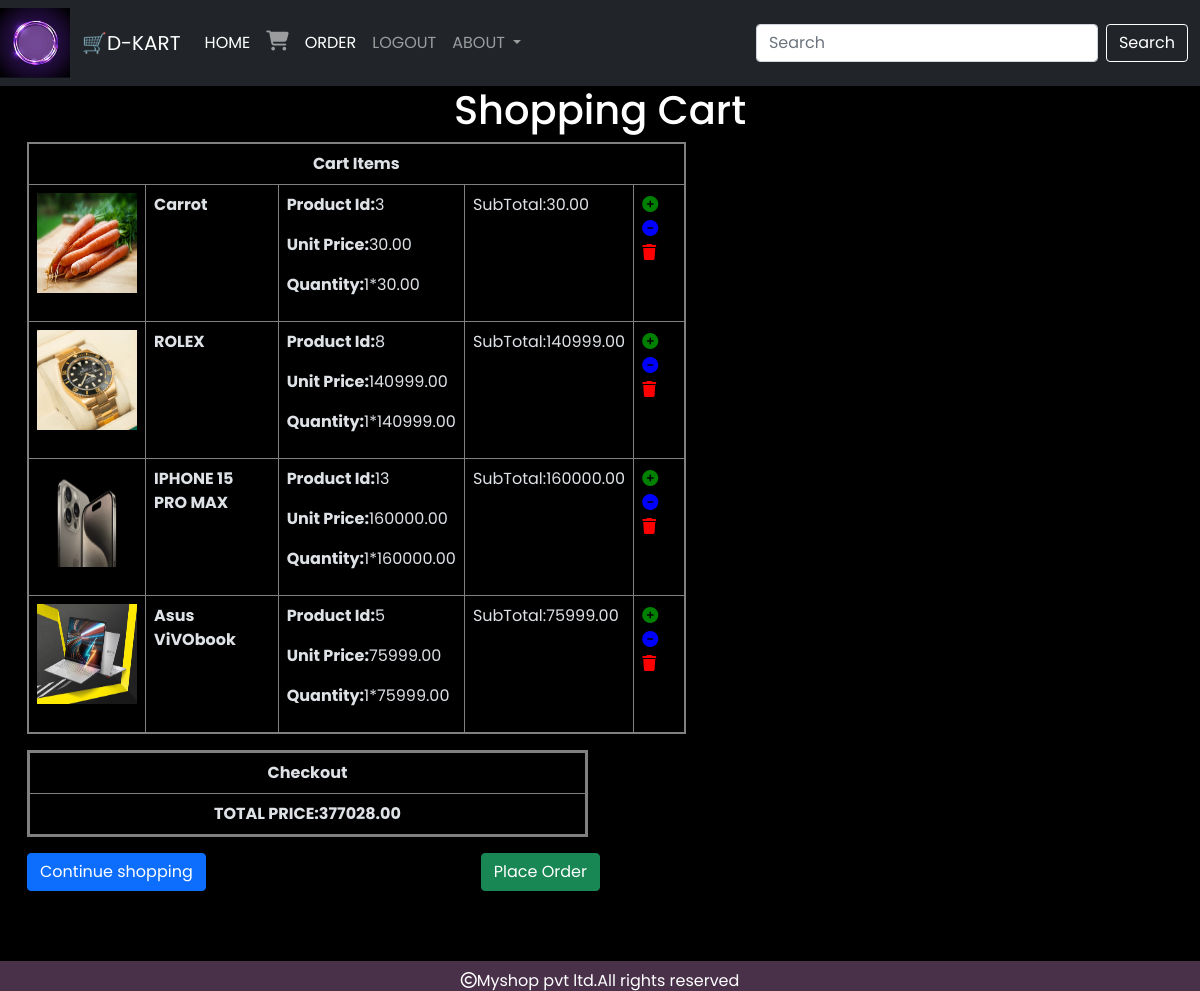
The app's page /cart/cartview/ (signed in) with its own data.
### cart/models.py (models this page shows, shortened)
class Cart(models.Model):
    user=models.ForeignKey(User,on_delete=models.CASCADE)
    products= models.ForeignKey(Product,on_delete=models.CASCADE)
    quantity=models.IntegerField(default=1)
    date_added=models.DateField(auto_now_add=True)
    active=models.BooleanField(default=True)
    def subtotal(self):
        return self.quantity * self.products.price

### shop/models.py (models this page shows)
class Product(models.Model):
    name = models.CharField(max_length=200, unique=True)
    slug = models.SlugField(max_length=250, unique=True)
    description = models.TextField(blank=True)
    price=models.DecimalField(max_digits=10,decimal_places=2)
    category=models.ForeignKey(Category,on_delete=models.CASCADE)
    image=models.ImageField(upload_to='image/product',null=True,blank=True)
    stock=models.IntegerField()
    available=models.BooleanField(default=True)
    created=models.DateTimeField(auto_now_add=True)
    updated=models.DateTimeField(auto_now=True)

### cart/views.py (the view)
# urls.py: path('cartview/', views.cartview, name='cartview'),
@login_required
def cartview(request):
    total=0
    user=request.user
    try:
        cart=Cart.objects.filter(user=user)
        for i in cart:
            total+=i.quantity*i.products.price
    except Cart.DoesNotExist:
        pass
    return render(request,'cart.html',{'cart':cart,'total':total})

### shop/context_processors.py (called while the page is built)
def menu_links(request):
    links=Category.objects.all()
    return {'links':links}

### template/cart.html
{% extends 'base.html' %}
{% load static %}
{% block content %}
<div class="container" style="margin-bottom:100px;">
    {% if not cart %}
    <div>
        <h1 class="text-center">Cart is empty</h1>
        <center><i class="fa-solid fa-cart-arrow-down fa-beat fa-xl"></i></center>
        <strong><a href="{% url 'shop:allprodcat' %}" class="btn btn-secondary">Continue Shopping</a></strong>
    </div>
    {% else %}
    <div class="row">
        <h1 class="text-center">Shopping Cart</h1>
        <div class="col-sm-7">
            <table class="table table-bordered" style="border:2px solid grey;">
                <tr>
                    <th colspan="6" class="text-center">Cart Items</th></tr>
                {% for i in cart %}
                <tr>
                    <td><img src="{{i.products.image.url}}" height="100" width="100"></td>
                    <td><strong>{{i.products.name}}</strong></td>
                    <td><p><strong>Product Id:</strong>{{i.products.id}}</p>
                        <p><strong>Unit Price:</strong>{{i.products.price}}</p>
                        <p><strong>Quantity:</strong>{{i.quantity}}*{{i.products.price}}</p></td>
                    <td>SubTotal:{{i.subtotal}}</td>
                    <td>
                        {% if i.quantity < i.products.stock %}
                        <a href="{% url 'cart:add_cart' i.products.id %}"><i style="color:green" class="fa-solid fa-circle-plus"></i></a>
                        <a href="{% url 'cart:cart_remove' i.products.id %}"><i style="color:blue" class="fa-solid fa-circle-minus"></i></a>
                        <a href="{% url 'cart:delete_cart' i.products.id %}"><i style="color:red" class="fa-solid fa-trash"></i></a>
                        {% else %}
                        <a href="{% url 'cart:cart_remove' i.products.id %}"><i class="fa-solid fa-circle-minus"></i></a>
                        <a href="{% url 'cart:delete_cart' i.products.id %}"><i class="fa-solid fa-trash"></i></a>
                        {% endif %}
                    </td>
            </tr>{% endfor %}</table></div>
        <div style="position:relative;" class="col-sm-6 col-lg-6 col=-xs-6 col col-md-6"><table class="table table-bordered" style="border:3px solid grey;">
            <th colspan="3" class="text-center">Checkout</th>
          <tr>  <th class="text-center">TOTAL PRICE:{{total}}</th>
            </tr>
        </table>
        <a href="{% url 'shop:allprodcat' %}" class="btn btn-primary">Continue shopping</a>
            <a href="{% url 'cart:orderform' %}" style="position:absolute;right:0;" class="btn btn-success">Place Order</a></div>
    </div>
    {% endif %}
{% endblock %}

### template/base.html (shortened to what this page needs)
<!DOCTYPE html>
{% load static %}
<html lang="en">
<head>
    <link href="https://cdn.jsdelivr.net/npm/bootstrap@5.0.2/dist/css/bootstrap.min.css" rel="stylesheet">
    <link rel="stylesheet" href="https://cdnjs.cloudflare.com/ajax/libs/font-awesome/6.4.2/css/all.min.css" />
    <link href="https://cdnjs.cloudflare.com/ajax/libs/font-awesome/6.4.0/css/all.min.css" rel="stylesheet">
    <link rel="stylesheet" href="{% static 'css/style.css' %}">
    <link rel="stylesheet" href="{% static 'css/style2.css' %}">
    <link rel="stylesheet" type="text/css" href="https://cdnjs.cloudflare.com/ajax/libs/font-awesome/5.15.1/css/all.min.css">
</head>
<body>
<nav class="navbar navbar-expand-lg  navbar-dark bg-dark ">
    <div class="logo">
        <img src="{% static 'image/LOGO.jpg' %}" alt="Logo" height="70px" width="70px">
    </div>
  <div class="container-fluid">
    <a class="navbar-brand" href="#">🛒D-KART</a>
    <div class="collapse navbar-collapse" id="navbarSupportedContent">
      <ul class="navbar-nav me-auto mb-2 mb-lg-0">
        <li class="nav-item">
          <a class="nav-link active" aria-current="page" href="{% url 'shop:home' %}">HOME</a>
        </li>
          {% if user.is_authenticated %}
          <li class="nav-item">
          <a class="nav-link" aria-current="page" href="{% url 'cart:cartview' %}"><i style="font-size:20px;" class="fa-solid fa-cart-shopping"></i>{{item_count}}</a>
          </li>
         <li class="nav-item">
          <a class="nav-link active" aria-current="page" href="{% url 'cart:orderview' %}">ORDER</a>
        </li>
          <li class="nav-item">
          <a class="nav-link " aria-current="page" href="{% url 'shop:logout' %}">LOGOUT</a>
          </li>
           {% else %}
          <li class="nav-item">
          <a class="nav-link " aria-current="page" href="{% url 'shop:login' %}">LOGIN</a>
          </li>
          {% endif %}
        <li class="nav-item dropdown">
          <a class="nav-link dropdown-toggle" href="#" id="navbarDropdown" role="button" data-bs-toggle="dropdown" aria-expanded="false">
              ABOUT
          </a>
        </li>
      </ul>
          <form method="POST" class="d-flex" action="{% url 'search:searchresult' %}">
        <input class="form-control me-2" type="search" name="q" placeholder="Search" aria-label="Search">
        <button class="btn btn-outline-success" type="submit">Search</button>
      </form>
    </div>
  </div>
</nav>
    {% block content %}
    {% endblock %}
<footer>
     <div style="width:100%;height:30px;background-color:rgb(74, 49, 74);position:fixed;left:0;bottom:0;color:white;text-align:center;vertical-align:middle;line-height:40px">
        <p><i class="fa-regular fa-copyright"></i>Myshop pvt ltd.All rights reserved</p>
    </div>
</footer>
</body>
</html>

### static/css/style.css (style rules this page uses)
body { background-color:#000000; font-family: 'Roboto Mono', monospace; color:#ffffff; }
.btn-outline-success { color:rgb(255, 255, 255) ; border-color:rgb(255, 255, 255) ; }
.table { --bs-table-bg: transparent; --bs-table-accent-bg: transparent; --bs-table-striped-color: #212529; --bs-table-striped-bg: rgba(0, 0, 0, 0.05); --bs-table-active-color: #212529; --bs-table-active-bg: rgba(0, 0, 0, 0.1); --bs-table-hover-color: #212529; --bs-table-hover-bg: rgba(0, 0, 0, 0.075); width: 100%; margin-bottom: 1rem; color: #dee2e6; vertical-align: top; border-color: #dee2e6; }

### static/css/style2.css (style rules this page uses)
body { line-height: 1.5; font-family: 'Poppins', sans-serif; }
* { margin:0; padding:0; box-sizing: border-box; }
.container { max-width: 1170px; margin:auto; }
.row { display: flex; flex-wrap: wrap; }
ul { list-style: none; }

### records on screen
Cart: products.image (picture), products.name "Carrot", products.id "3", products.price "30.00", quantity "1", subtotal "30.00"
Cart: products.image (picture), products.name "ROLEX", products.id "8", products.price "140999.00", quantity "1", subtotal "140999.00"
Cart: products.image (picture), products.name "IPHONE 15 PRO MAX", products.id "13", products.price "160000.00", quantity "1", subtotal "160000.00"
Cart: products.image (picture), products.name "Asus ViVObook", products.id "5", products.price "75999.00", quantity "1", subtotal "75999.00"

### other values on screen
{{ total }} "377028.00"
